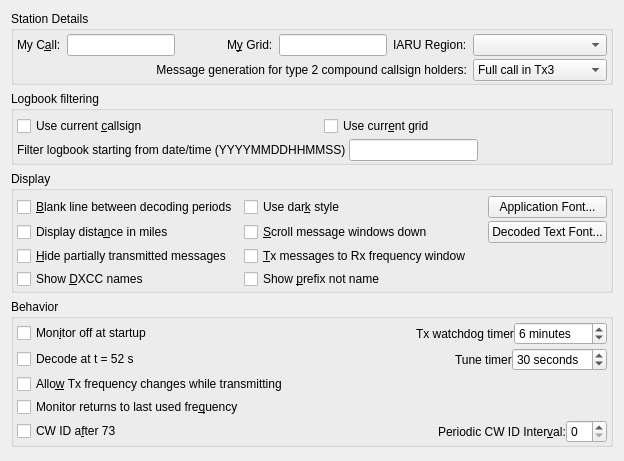
     <widget class="QWidget" name="general_tab">
      <attribute name="title">
       <string>Genera&amp;l</string>
      </attribute>
      <attribute name="toolTip">
       <string>General station details and settings.</string>
      </attribute>
      <layout class="QVBoxLayout" name="verticalLayout_4">
       <item>
        <widget class="QGroupBox" name="station_group_box">
         <property name="sizePolicy">
          <sizepolicy hsizetype="Preferred" vsizetype="Preferred">
           <horstretch>0</horstretch>
           <verstretch>0</verstretch>
          </sizepolicy>
         </property>
         <property name="title">
          <string>Station Details</string>
         </property>
         <layout class="QGridLayout" name="gridLayout_14">
          <property name="leftMargin">
           <number>3</number>
          </property>
          <property name="topMargin">
           <number>3</number>
          </property>
          <property name="rightMargin">
           <number>3</number>
          </property>
          <property name="bottomMargin">
           <number>1</number>
          </property>
          <property name="verticalSpacing">
           <number>3</number>
          </property>
          <item row="0" column="0">
           <widget class="QLabel" name="callsign_label">
            <property name="text">
             <string>My C&amp;all:</string>
            </property>
            <property name="buddy">
             <cstring>callsign_line_edit</cstring>
            </property>
           </widget>
          </item>
          <item row="0" column="1">
           <widget class="QLineEdit" name="callsign_line_edit">
            <property name="toolTip">
             <string>Station callsign.</string>
            </property>
           </widget>
          </item>
          <item row="0" column="2">
           <spacer name="horizontalSpacer_4">
            <property name="orientation">
             <enum>Qt::Horizontal</enum>
            </property>
            <property name="sizeHint" stdset="0">
             <size>
              <width>40</width>
              <height>20</height>
             </size>
            </property>
           </spacer>
          </item>
          <item row="0" column="3">
           <widget class="QLabel" name="grid_label">
            <property name="text">
             <string>M&amp;y Grid:</string>
            </property>
            <property name="buddy">
             <cstring>grid_line_edit</cstring>
            </property>
           </widget>
          </item>
          <item row="0" column="4">
           <widget class="QLineEdit" name="grid_line_edit">
            <property name="toolTip">
             <string>Maidenhead locator (only the first four characters are required).</string>
            </property>
           </widget>
          </item>
          <item row="0" column="5">
           <widget class="QLabel" name="label_121">
            <property name="text">
             <string>IARU Region:</string>
            </property>
            <property name="buddy">
             <cstring>region_combo_box</cstring>
            </property>
           </widget>
          </item>
          <item row="0" column="6">
           <widget class="QComboBox" name="region_combo_box">
            <property name="toolTip">
             <string>&lt;html&gt;&lt;head/&gt;&lt;body&gt;&lt;p&gt;Select your IARU region.&lt;/p&gt;&lt;/body&gt;&lt;/html&gt;</string>
            </property>
           </widget>
          </item>
          <item row="1" column="6">
           <widget class="QComboBox" name="type_2_msg_gen_combo_box">
            <property name="enabled">
             <bool>true</bool>
            </property>
            <property name="toolTip">
             <string>&lt;html&gt;&lt;head/&gt;&lt;body&gt;&lt;p&gt;Type 2 compound callsigns are those with prefixes or suffixes not included in the allowed shortlist (See Help-&amp;gt;Add-on prefixes and suffixes).&lt;/p&gt;&lt;p&gt;This option determines which generated messages should contain your full type 2 compound call sign rather than your base callsign. It only applies if you have a type 2 compound callsign.&lt;/p&gt;&lt;p&gt;This option controls the way the messages that are used to answer CQ calls are generated. Generated messages 6 (CQ) and 5 (73) will always contain your full callsign. The JT65 and JT9 protocols allow for some standard messages with your full call at the expense of another piece of information such as the DX call or your locator.&lt;/p&gt;&lt;p&gt;Choosing message 1 omits the DX callsign which may be an issue when replying to CQ calls. Choosing message 3 also omits the DX callsign and many versions of this and other software will not extract the report. Choosing neither means that your full callsign only goes in your message 5 (73) so your QSO partner my log the wrong callsign.&lt;/p&gt;&lt;p&gt;None of these options are perfect, message 3 is best but be aware your QSO partner may not log the report you send them.&lt;/p&gt;&lt;/body&gt;&lt;/html&gt;</string>
            </property>
            <property name="currentIndex">
             <number>1</number>
            </property>
            <item>
             <property name="text">
              <string>Full call in Tx1</string>
             </property>
            </item>
            <item>
             <property name="text">
              <string>Full call in Tx3</string>
             </property>
            </item>
            <item>
             <property name="text">
              <string>Full call in Tx5 only</string>
             </property>
            </item>
           </widget>
          </item>
          <item row="1" column="0" colspan="6">
           <widget class="QLabel" name="label_5">
            <property name="text">
             <string>Message generation for type 2 compound callsign holders:</string>
            </property>
            <property name="alignment">
             <set>Qt::AlignRight|Qt::AlignTrailing|Qt::AlignVCenter</set>
            </property>
            <property name="buddy">
             <cstring>type_2_msg_gen_combo_box</cstring>
            </property>
           </widget>
          </item>
         </layout>
        </widget>
       </item>
       <item>
        <widget class="QGroupBox" name="groupBox_13">
         <property name="minimumSize">
          <size>
           <width>0</width>
           <height>60</height>
          </size>
         </property>
         <property name="title">
          <string>Logbook filtering</string>
         </property>
         <layout class="QGridLayout" name="gridLayout_42">
          <property name="leftMargin">
           <number>3</number>
          </property>
          <property name="topMargin">
           <number>3</number>
          </property>
          <property name="rightMargin">
           <number>3</number>
          </property>
          <property name="bottomMargin">
           <number>1</number>
          </property>
          <item row="0" column="0">
           <layout class="QVBoxLayout" name="verticalLayout_22">
            <property name="spacing">
             <number>3</number>
            </property>
            <property name="topMargin">
             <number>2</number>
            </property>
            <item>
             <layout class="QHBoxLayout" name="horizontalLayout_38">
              <item>
               <widget class="QCheckBox" name="callNotif_check_box">
                <property name="text">
                 <string>Use current &amp;callsign</string>
                </property>
               </widget>
              </item>
              <item>
               <spacer name="horizontalSpacer_32">
                <property name="orientation">
                 <enum>Qt::Horizontal</enum>
                </property>
                <property name="sizeHint" stdset="0">
                 <size>
                  <width>10</width>
                  <height>5</height>
                 </size>
                </property>
               </spacer>
              </item>
              <item>
               <widget class="QCheckBox" name="gridNotif_check_box">
                <property name="text">
                 <string>Use curr&amp;ent grid</string>
                </property>
               </widget>
              </item>
              <item>
               <spacer name="horizontalSpacer_34">
                <property name="orientation">
                 <enum>Qt::Horizontal</enum>
                </property>
                <property name="sizeHint" stdset="0">
                 <size>
                  <width>10</width>
                  <height>5</height>
                 </size>
                </property>
               </spacer>
              </item>
             </layout>
            </item>
            <item>
             <layout class="QHBoxLayout" name="horizontalLayout_39">
              <item>
               <widget class="QLabel" name="label_25">
                <property name="text">
                 <string>Filter logbook starting from date/time (YYYYMMDDHHMMSS)</string>
                </property>
               </widget>
              </item>
              <item>
               <widget class="QLineEdit" name="logTime_line_edit">
                <property name="maxLength">
                 <number>14</number>
                </property>
               </widget>
              </item>
              <item>
               <spacer name="horizontalSpacer_33">
                <property name="orientation">
                 <enum>Qt::Horizontal</enum>
                </property>
                <property name="sizeHint" stdset="0">
                 <size>
                  <width>40</width>
                  <height>20</height>
                 </size>
                </property>
               </spacer>
              </item>
             </layout>
            </item>
           </layout>
          </item>
         </layout>
        </widget>
       </item>
       <item>
        <widget class="QGroupBox" name="display_group_box">
         <property name="sizePolicy">
          <sizepolicy hsizetype="Preferred" vsizetype="Preferred">
           <horstretch>0</horstretch>
           <verstretch>0</verstretch>
          </sizepolicy>
         </property>
         <property name="title">
          <string>Display</string>
         </property>
         <layout class="QGridLayout" name="gridLayout_4">
          <property name="leftMargin">
           <number>3</number>
          </property>
          <property name="topMargin">
           <number>3</number>
          </property>
          <property name="rightMargin">
           <number>3</number>
          </property>
          <property name="bottomMargin">
           <number>1</number>
          </property>
          <property name="verticalSpacing">
           <number>6</number>
          </property>
          <item row="0" column="1">
           <layout class="QGridLayout" name="gridLayout_21">
            <property name="topMargin">
             <number>2</number>
            </property>
            <property name="verticalSpacing">
             <number>3</number>
            </property>
            <item row="0" column="2">
             <widget class="QPushButton" name="font_push_button">
              <property name="toolTip">
               <string>Set the font characteristics for the application.</string>
              </property>
              <property name="text">
               <string>Application Font...</string>
              </property>
             </widget>
            </item>
            <item row="1" column="2">
             <widget class="QPushButton" name="decoded_text_font_push_button">
              <property name="toolTip">
               <string>Set the font characteristics for the Band Activity and Rx Frequency areas.</string>
              </property>
              <property name="text">
               <string>Decoded Text Font...</string>
              </property>
             </widget>
            </item>
            <item row="1" column="1">
             <widget class="QCheckBox" name="scroll_check_box">
              <property name="toolTip">
               <string>Scroll message windows down not up.</string>
              </property>
              <property name="text">
               <string>&amp;Scroll message windows down</string>
              </property>
             </widget>
            </item>
            <item row="1" column="0">
             <widget class="QCheckBox" name="miles_check_box">
              <property name="toolTip">
               <string>Show distance to DX station in miles rather than kilometers.</string>
              </property>
              <property name="text">
               <string>Display dista&amp;nce in miles</string>
              </property>
             </widget>
            </item>
            <item row="2" column="0">
             <widget class="QCheckBox" name="hide_TX_messages_check_box">
              <property name="toolTip">
               <string>&lt;html&gt;&lt;head/&gt;&lt;body&gt;&lt;p&gt;When TX message is changed previous message will not be shown if it was transmitted for less than 2 seconds.&lt;/p&gt;&lt;/body&gt;&lt;/html&gt;</string>
              </property>
              <property name="text">
               <string>&amp;Hide partially transmitted messages</string>
              </property>
             </widget>
            </item>
            <item row="3" column="1">
             <widget class="QCheckBox" name="countryPrefix_check_box">
              <property name="toolTip">
               <string>Append prefix instead of name.</string>
              </property>
              <property name="text">
               <string>Show &amp;prefix not name</string>
              </property>
             </widget>
            </item>
            <item row="2" column="1">
             <widget class="QCheckBox" name="TX_messages_check_box">
              <property name="enabled">
               <bool>true</bool>
              </property>
              <property name="toolTip">
               <string>Show outgoing transmitted messages in the Rx frequency window.</string>
              </property>
              <property name="text">
               <string>&amp;Tx messages to Rx frequency window</string>
              </property>
              <property name="checked">
               <bool>false</bool>
              </property>
             </widget>
            </item>
            <item row="3" column="0">
             <widget class="QCheckBox" name="countryName_check_box">
              <property name="toolTip">
               <string>Append DXCC names to decoded messages.</string>
              </property>
              <property name="text">
               <string>Show &amp;DXCC names</string>
              </property>
             </widget>
            </item>
            <item row="0" column="0">
             <widget class="QCheckBox" name="insert_blank_check_box">
              <property name="toolTip">
               <string>Include a separator line between periods in the band activity window.</string>
              </property>
              <property name="text">
               <string>&amp;Blank line between decoding periods</string>
              </property>
             </widget>
            </item>
            <item row="0" column="1">
             <layout class="QHBoxLayout" name="horizontalLayout_40">
              <item>
               <widget class="QCheckBox" name="useDarkStyle_check_box">
                <property name="text">
                 <string>Use dar&amp;k style</string>
                </property>
               </widget>
              </item>
              <item>
               <spacer name="horizontalSpacer_2">
                <property name="orientation">
                 <enum>Qt::Horizontal</enum>
                </property>
                <property name="sizeHint" stdset="0">
                 <size>
                  <width>0</width>
                  <height>0</height>
                 </size>
                </property>
               </spacer>
              </item>
             </layout>
            </item>
           </layout>
          </item>
         </layout>
        </widget>
       </item>
       <item>
        <widget class="QGroupBox" name="behaviour_group_box">
         <property name="title">
          <string>Behavior</string>
         </property>
         <layout class="QGridLayout" name="gridLayout_8">
          <property name="leftMargin">
           <number>3</number>
          </property>
          <property name="topMargin">
           <number>3</number>
          </property>
          <property name="rightMargin">
           <number>3</number>
          </property>
          <property name="bottomMargin">
           <number>1</number>
          </property>
          <property name="horizontalSpacing">
           <number>6</number>
          </property>
          <property name="verticalSpacing">
           <number>3</number>
          </property>
          <item row="0" column="0">
           <layout class="QHBoxLayout" name="horizontalLayout_32">
            <item>
             <widget class="QCheckBox" name="monitor_off_check_box">
              <property name="toolTip">
               <string>Don't start decoding until the monitor button is clicked.</string>
              </property>
              <property name="text">
               <string>Mon&amp;itor off at startup</string>
              </property>
              <property name="checked">
               <bool>false</bool>
              </property>
             </widget>
            </item>
            <item>
             <spacer name="horizontalSpacer_18">
              <property name="orientation">
               <enum>Qt::Horizontal</enum>
              </property>
              <property name="sizeHint" stdset="0">
               <size>
                <width>40</width>
                <height>20</height>
               </size>
              </property>
             </spacer>
            </item>
            <item>
             <widget class="QLabel" name="label_30">
              <property name="enabled">
               <bool>true</bool>
              </property>
              <property name="text">
               <string>Tx watchdog timer</string>
              </property>
             </widget>
            </item>
            <item>
             <widget class="QSpinBox" name="tx_watchdog_spin_box">
              <property name="enabled">
               <bool>true</bool>
              </property>
              <property name="toolTip">
               <string>&lt;html&gt;&lt;head/&gt;&lt;body&gt;&lt;p&gt;Minutes from enabling TX, across QSOs; 0 = unlimited, maximum 999. Activity does not reset the timer.&lt;/p&gt;&lt;/body&gt;&lt;/html&gt;</string>
              </property>
              <property name="specialValueText">
               <string>Disabled</string>
              </property>
              <property name="suffix">
               <string> minutes</string>
              </property>
              <property name="maximum"><number>999</number></property>
              <property name="value">
               <number>6</number>
              </property>
             </widget>
            </item>
           </layout>
          </item>
          <item row="1" column="0">
           <layout class="QHBoxLayout" name="horizontalLayout_33">
            <item>
             <widget class="QCheckBox" name="decode_at_52s_check_box">
              <property name="text">
               <string>Decode at t = 52 s</string>
              </property>
             </widget>
            </item>
            <item>
             <spacer name="horizontalSpacer_26">
              <property name="orientation">
               <enum>Qt::Horizontal</enum>
              </property>
              <property name="sizeHint" stdset="0">
               <size>
                <width>40</width>
                <height>20</height>
               </size>
              </property>
             </spacer>
            </item>
            <item>
             <widget class="QLabel" name="label_32">
              <property name="text">
               <string>Tune timer</string>
              </property>
             </widget>
            </item>
            <item>
             <widget class="QSpinBox" name="tune_timer_spin_box">
              <property name="toolTip">
               <string>&lt;html&gt;&lt;head/&gt;&lt;body&gt;&lt;p&gt;Number of seconds before tune is aborted&lt;/p&gt;&lt;/body&gt;&lt;/html&gt;</string>
              </property>
              <property name="specialValueText">
               <string>Disabled</string>
              </property>
              <property name="suffix">
               <string> seconds</string>
              </property>
              <property name="minimum">
               <number>0</number>
              </property>
              <property name="maximum">
               <number>300</number>
              </property>
              <property name="singleStep">
               <number>5</number>
              </property>
              <property name="value">
               <number>30</number>
              </property>
             </widget>
            </item>
           </layout>
          </item>
          <item row="2" column="0">
           <widget class="QCheckBox" name="tx_QSY_check_box">
            <property name="toolTip">
             <string>&lt;html&gt;&lt;head/&gt;&lt;body&gt;&lt;p&gt;Some rigs are not able to process CAT commands while transmitting. This means that if you are operating in split mode you may have to uncheck this option.&lt;/p&gt;&lt;/body&gt;&lt;/html&gt;</string>
            </property>
            <property name="text">
             <string>Allo&amp;w Tx frequency changes while transmitting</string>
            </property>
           </widget>
          </item>
          <item row="3" column="0">
           <widget class="QCheckBox" name="monitor_last_used_check_box">
            <property name="toolTip">
             <string>&lt;html&gt;&lt;head/&gt;&lt;body&gt;&lt;p&gt;Check this if you wish to automatically return to the last monitored frequency when monitor is enabled, leave it unchecked if you wish to have the current rig frequency maintained.&lt;/p&gt;&lt;/body&gt;&lt;/html&gt;</string>
            </property>
            <property name="text">
             <string>Monitor returns to last used fre&amp;quency</string>
            </property>
           </widget>
          </item>
          <item row="4" column="0">
           <layout class="QHBoxLayout" name="horizontalLayout_9">
            <item>
             <widget class="QCheckBox" name="CW_id_after_73_check_box">
              <property name="toolTip">
               <string>Send a CW ID after every 73 or free text message.</string>
              </property>
              <property name="text">
               <string>CW ID a&amp;fter 73</string>
              </property>
             </widget>
            </item>
            <item>
             <spacer name="horizontalSpacer">
              <property name="orientation">
               <enum>Qt::Horizontal</enum>
              </property>
              <property name="sizeHint" stdset="0">
               <size>
                <width>40</width>
                <height>20</height>
               </size>
              </property>
             </spacer>
            </item>
            <item>
             <widget class="QLabel" name="label">
              <property name="sizePolicy">
               <sizepolicy hsizetype="Preferred" vsizetype="Preferred">
                <horstretch>0</horstretch>
                <verstretch>0</verstretch>
               </sizepolicy>
              </property>
              <property name="text">
               <string>Periodic CW ID Inter&amp;val:</string>
              </property>
              <property name="buddy">
               <cstring>CW_id_interval_spin_box</cstring>
              </property>
             </widget>
            </item>
            <item>
             <widget class="QSpinBox" name="CW_id_interval_spin_box">
              <property name="sizePolicy">
               <sizepolicy hsizetype="Minimum" vsizetype="Fixed">
                <horstretch>0</horstretch>
                <verstretch>0</verstretch>
               </sizepolicy>
              </property>
              <property name="toolTip">
               <string>Send a CW ID periodically every few minutes.
This might be required under your countries licence regulations.
It will not interfere with other users as it is always sent in the
quiet period when decoding is done.</string>
              </property>
             </widget>
            </item>
           </layout>
          </item>
         </layout>
        </widget>
       </item>
       <item>
        <spacer name="verticalSpacer">
         <property name="orientation">
          <enum>Qt::Vertical</enum>
         </property>
         <property name="sizeHint" stdset="0">
          <size>
           <width>20</width>
           <height>3</height>
          </size>
         </property>
        </spacer>
       </item>
      </layout>
     </widget>
